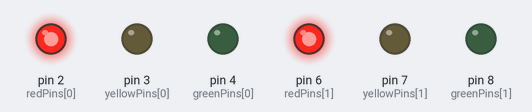
This sketch was run on a simulated Arduino Uno, built with avr-gcc and run on an emulated ATmega328P. Shown: output pins drawn as LEDs (lit = HIGH).

Above: at 1.0 s.
At 5.0 s:
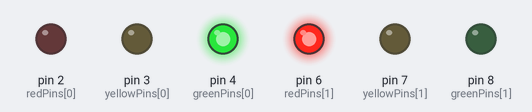
At 11.0 s:
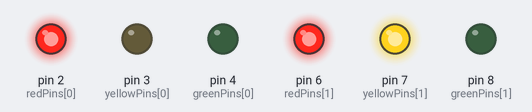
At 13.0 s:
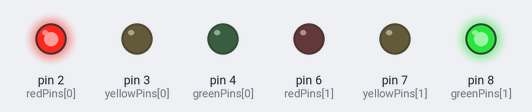
At 19.0 s:
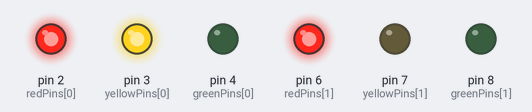
Timing chart, 0 to 20.8 s (numbered marks = the images above):
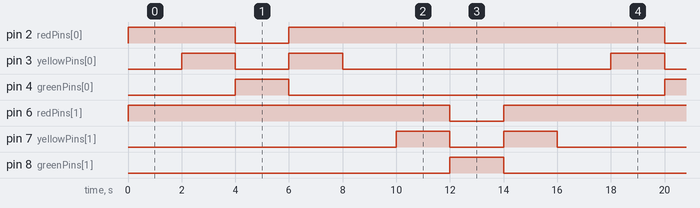

Measured:
- by itself, pin 2 (redPins[0]), pin 6 (redPins[1]): repeats every 16.0 s: LOW 2.0 s, HIGH 14.0 s
- by itself, pin 3 (yellowPins[0]), pin 7 (yellowPins[1]): repeats every 16.0 s: LOW 2.0 s, HIGH 2.0 s, LOW 10.0 s, HIGH 2.0 s
- by itself, pin 4 (greenPins[0]), pin 8 (greenPins[1]): alternates HIGH for 2.0 s and LOW for 14.0 s

The sketch:

3-intersection.ino
```cpp
// ADONIS
const int redPins[] = {2, 6};
const int yellowPins[] = {3, 7};
const int greenPins[] = {4, 8};
const int numLights = 2;

void setLights(int stage, int currentLight) {
  for (int i = 0; i < numLights; i++) {
    if (i == currentLight) {
      switch (stage) {
        case 1:
          digitalWrite(redPins[i], HIGH);
          digitalWrite(yellowPins[i], LOW);
          digitalWrite(greenPins[i], LOW);
          break;

        case 2:
          digitalWrite(redPins[i], HIGH);
          digitalWrite(yellowPins[i], HIGH);
          digitalWrite(greenPins[i], LOW);
          break;

        case 3:
          digitalWrite(redPins[i], LOW);
          digitalWrite(yellowPins[i], LOW);
          digitalWrite(greenPins[i], HIGH);
          break;

        case 4:
          digitalWrite(redPins[i], HIGH);
          digitalWrite(yellowPins[i], HIGH);
          digitalWrite(greenPins[i], LOW);
          break;

        default:
          digitalWrite(redPins[i], HIGH);
          digitalWrite(yellowPins[i], LOW);
          digitalWrite(greenPins[i], LOW);
          break;
      }
    } else {
      digitalWrite(redPins[i], HIGH);
      digitalWrite(yellowPins[i], LOW);
      digitalWrite(greenPins[i], LOW);
    }
  }
}

void setup() {
  for (int i = 0; i < numLights; i++) {
    pinMode(redPins[i], OUTPUT);
    pinMode(yellowPins[i], OUTPUT);
    pinMode(greenPins[i], OUTPUT);
  }
}

void loop() {
  // Phase 1: Red
  setLights(1, 0);
  delay(2000);

  // Phase 2: Red and Yellow
  setLights(2, 0);
  delay(2000);

  // Phase 3: Green
  setLights(3, 0);
  delay(2000);

  // Phase 4: Yellow
  setLights(4, 0);
  delay(2000);

  setLights(1, 1);
  delay(2000);
  setLights(2, 1);
  delay(2000);
  setLights(3, 1);
  delay(2000);
  setLights(4, 1);
  delay(2000);
}
```
